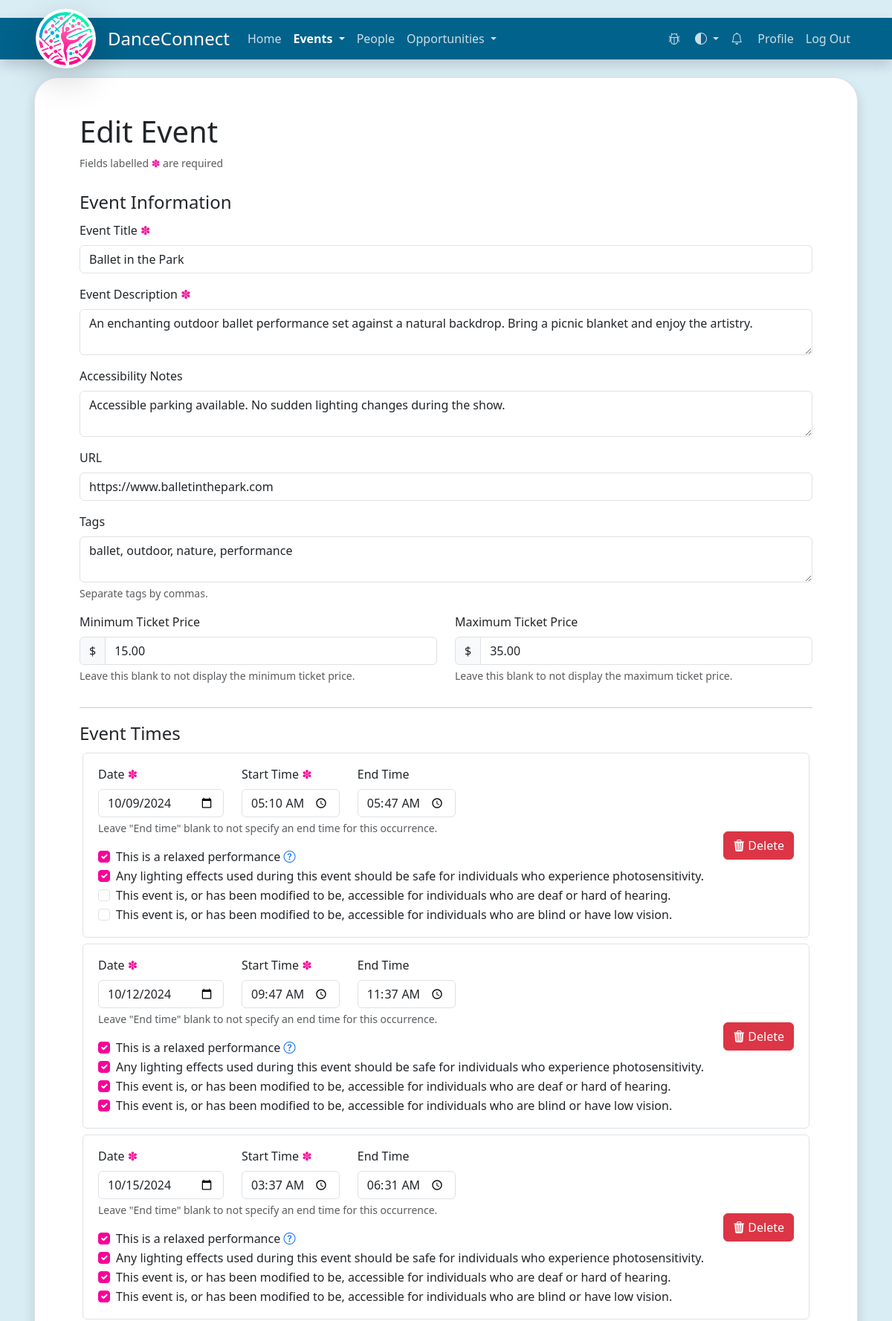
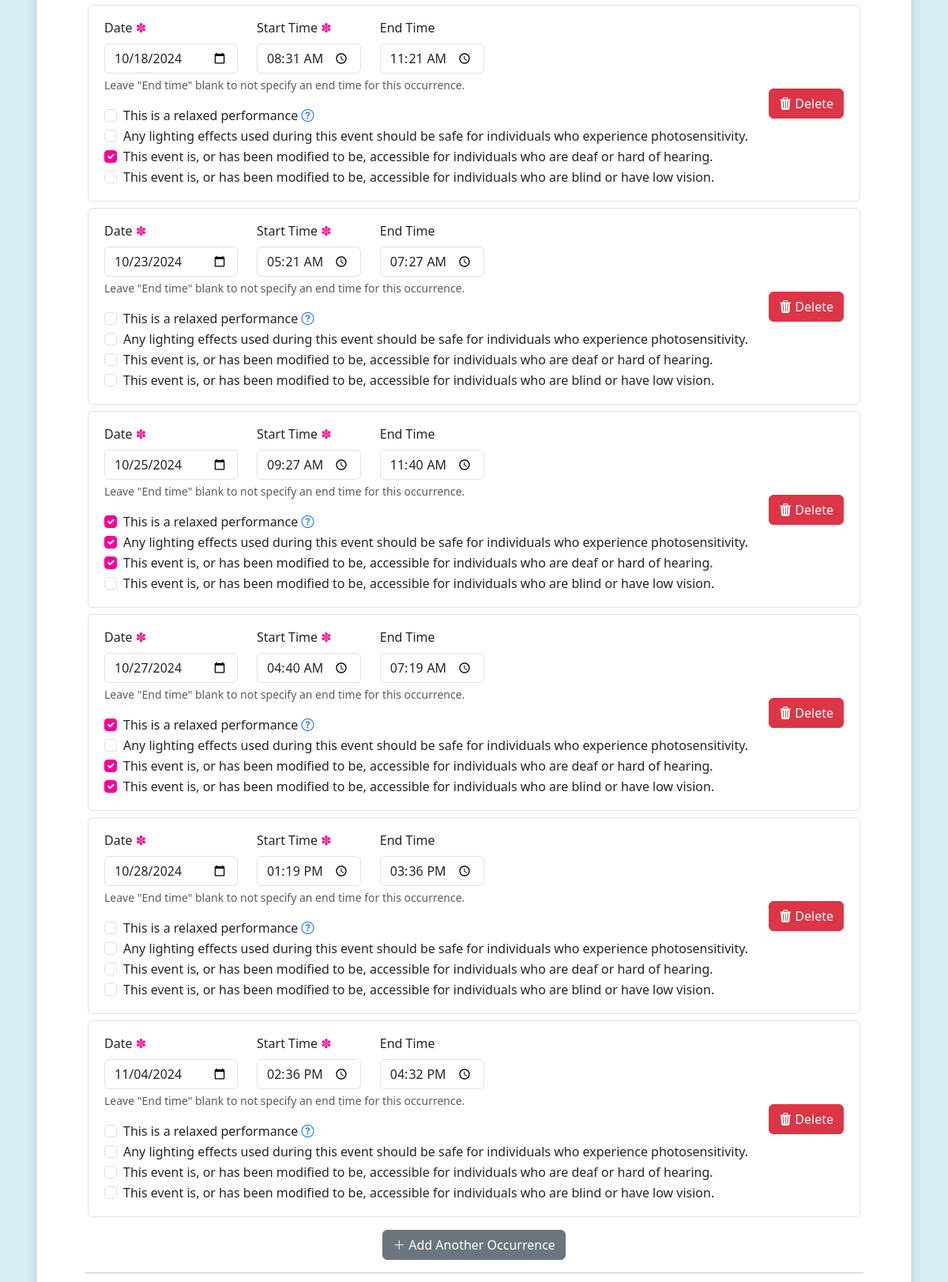
Screenshot of /events/9/edit/ (signed in, upper part) with the database file from the repository (2 pictures, top to bottom).
### website/models/event/event.py (models this page shows, shortened)
class Event(db.Model):
    __tablename__ = "events"
    id: Mapped[int] = mapped_column(Integer, primary_key=True, nullable=False)
    organizer_id: Mapped[int] = mapped_column(
        Integer, ForeignKey('users.id'), nullable=False)
    organizer: Mapped["User"] = relationship(
        "User", back_populates="events_organized")
    title: Mapped[str]
    description: Mapped[str]
    url: Mapped[str]
    tags: Mapped[List['EventTag']] = relationship(
        'EventTag', secondary="event_tag_relationships", back_populates='events', cascade="all, delete")
    venue_name: Mapped[str]
    venue_address: Mapped[str]
    venue_is_mobility_aid_accessible: Mapped[bool] = mapped_column(Boolean)
    accessibility_notes: Mapped[str]
    min_ticket_price: Mapped[Optional[float]]
    max_ticket_price: Mapped[Optional[float]]
    occurrences: Mapped[List['EventOccurrence']] = relationship(
        'EventOccurrence', back_populates='event', order_by="asc(EventOccurrence.start_time)", cascade="all, delete-orphan")
    contributors: Mapped[List['User']] = relationship(
        'User', secondary="event_contributors", back_populates="events_contributed", viewonly=True)
    contributor_association: Mapped[List['EventContributor']] = relationship(
        'EventContributor', back_populates='event', cascade="all, delete-orphan")
    request_notifications: Mapped[List['EventRequestNotification']] = relationship(
        'EventRequestNotification', back_populates="event", cascade="all, delete-orphan")

### website/models/event/event_occurrence.py (models this page shows)
class EventOccurrence(db.Model):
    __tablename__ = "event_occurrences"
    id: Mapped[int] = mapped_column(Integer, primary_key=True)
    event_id: Mapped[int] = mapped_column(Integer, ForeignKey('events.id'))
    event: Mapped['Event'] = relationship(
        'Event', back_populates='occurrences')
    start_time: Mapped[datetime] = mapped_column(
        DateTime(timezone=True), nullable=False)
    end_time: Mapped[datetime] = mapped_column(
        DateTime(timezone=True), nullable=True)
    is_relaxed_performance: Mapped[bool]
    is_photosensitivity_friendly: Mapped[bool]
    is_hearing_accessible: Mapped[bool]
    is_visually_accessible: Mapped[bool]

### website/routes/ui/events.py (the view)
@events.route('/<int:event_id>/edit/', methods=['GET', 'POST'])
@login_required
def event_edit(event_id: int):
    event = get_event(event_id).get("data")
    if event.organizer != current_user:
        flash('You are not the organizer of this event.', category='error')
        return redirect(url_for('events.event_details', event_id=event_id))
    if request.method == 'POST':
        form = session.pop('form_data', None) or request.form
        title = form.get('title')
        description = form.get('description')
        url = form.get('url')
        tags = form.get('tags')
        venue_name = form.get('venue_name')
        venue_address = form.get('venue_address')
        venue_is_mobility_aid_accessible = form.get(
            'venue_is_mobility_aid_accessible')
        accessibility_notes = form.get('accessibility_notes')
        OccurrenceTuple = namedtuple("Occurrence", ["start_time", "end_time", "is_relaxed_performance",
                                                    "is_photosensitivity_friendly", "is_hearing_accessible", "is_visually_accessible"])
        occurrences = []
        for i in range(0, int(form.get("num_occurrences")) + 1):
            start_time = datetime.strptime(
                f"{form.get(f'occurrence-{i}-date')} {form.get(f'occurrence-{i}-start-time')}", "%Y-%m-%d %H:%M")
            end_time = datetime.strptime(f"{form.get(f'occurrence-{i}-date')} {form.get(f'occurrence-{i}-end-time')}",
                                         "%Y-%m-%d %H:%M") if form.get(f'occurrence-{i}-end-time') != "" else None
            is_relaxed_performance = form.get(
                f'occurrence-{i}-is-relaxed-performance')
            is_photosensitivity_friendly = form.get(
                f'occurrence-{i}-is-photosensitivity-friendly')
            is_hearing_accessible = form.get(
                f'occurrence-{i}-is-hearing-accessible')
            is_visually_accessible = form.get(
                f'occurrence-{i}-is-visually-accessible')
            occurrences.append(OccurrenceTuple(start_time, end_time, is_relaxed_performance,
                               is_photosensitivity_friendly, is_hearing_accessible, is_visually_accessible))
        try:
            min_ticket_price = float(form.get('min_ticket_price'))
        except Exception:
            min_ticket_price = None
        try:
            max_ticket_price = float(form.get('max_ticket_price'))
        except Exception:
            max_ticket_price = None
        tag_list = list()
        if tags is not None and tags != "":
            for tag in tags.split(","):
                tag_list.append(tag.strip())
        response = update_event(
            event=event,
            title=title,
            description=description,
            url=url,
            tags=tag_list,
            venue_name=venue_name,
            venue_address=venue_address,
            venue_is_mobility_aid_accessible=bool(
                venue_is_mobility_aid_accessible),
            accessibility_notes=accessibility_notes,
            min_ticket_price=min_ticket_price,
            max_ticket_price=max_ticket_price,
            occurrences=occurrences,
            commit_db_after_update=True
        )
        if (response["status_code"] == 200):
            flash('Event updated!', category='success')
            return redirect(url_for('events.event_details', event_id=event_id))
        else:
            flash(response["message"], category=response["response_type"])
            session['form_data'] = request.form
    else:
        title = event.title
        description = event.description
        url = event.url
        tag_list = ", ".join([tag.name for tag in event.tags])
        venue_name = event.venue_name
        venue_address = event.venue_address
        venue_is_mobility_aid_accessible = f"{event.venue_is_mobility_aid_accessible}"
        accessibility_notes = event.accessibility_notes
        min_ticket_price = event.min_ticket_price
        max_ticket_price = event.max_ticket_price
        occurrences = event.occurrences
    event_form = CreateEventForm()
    event_form.title.data = title
    event_form.description.data = description
    event_form.url.data = url
    event_form.tags.data = tag_list
    event_form.venue_name.data = venue_name
    event_form.venue_address.data = venue_address
    event_form.venue_is_mobility_aid_accessible.data = venue_is_mobility_aid_accessible
    event_form.accessibility_notes.data = accessibility_notes
    event_form.min_ticket_price.data = min_ticket_price
    event_form.max_ticket_price.data = max_ticket_price
    new_occurrences = []
    for occurrence in occurrences:
        occurrence_form = CreateEventOccurrenceForm()
        occurrence_form.date.data = occurrence.start_time
        occurrence_form.start_time.data = occurrence.start_time
        occurrence_form.end_time.data = occurrence.end_time
        occurrence_form.is_relaxed_performance.data = occurrence.is_relaxed_performance
        occurrence_form.is_photosensitivity_friendly.data = occurrence.is_photosensitivity_friendly
        occurrence_form.is_hearing_accessible.data = occurrence.is_hearing_accessible
        occurrence_form.is_visually_accessible.data = occurrence.is_visually_accessible
        new_occurrences.append(occurrence_form)
    event_form.num_occurrences.data = len(occurrences) - 1
    return render_template("create-event.html", user=current_user, event_form=event_form, occurrences=new_occurrences, edit=True, event_id=event_id)

### website/__init__.py (called while the page is built)
def json_response(status_code: int, message: str, data: Any = None):
    if status_code < 200:
        response_type = "information"
    elif status_code < 300:
        response_type = "success"
    elif status_code < 400:
        response_type = "redirect"
    else:
        response_type = "error"
    output = {
        "response_type": response_type,
        "status_code": status_code,
        "message": message,
        "data": data
    }
    return output

### website/orm/event/event.py (called while the page is built)
def get_event(id: int):
    event = db.session.query(Event).get(id)
    if event is None:
        return json_response(404, "Event not found.", None)
    return json_response(200, "Event found.", event)

### website/templates/create-event.html (shortened to what this page needs)
{% extends "base.html" %}
{% block content %}
<div class="container">
    <div class="page-header mb-3">
        <h1>{{ "Edit Event" if edit else "Create Event" }}</h1>
        <div class="form-text">Fields labelled <label class="required"></label> are required</div>
    </div>
    <form autocomplete="off" method="POST"
        action="{{ url_for('events.event_edit', event_id=event_id) if edit else url_for('events.create_event_submit') }}">
        <fieldset class="form-group mb-3">
            <legend>Event Information</legend>
            <div class="form-group mb-3">
                {{ event_form.title.label(class_="form-label required") }}
                {{ event_form.title() }}
            </div>
            <div class="form-group mb-3">
                {{ event_form.description.label(class_="form-label required") }}
                {{ event_form.description() }}
            </div>
            <div class="form-group mb-3">
                {{ event_form.accessibility_notes.label() }}
                {{ event_form.accessibility_notes() }}
            </div>
            <div class="form-group mb-3">
                {{ event_form.url.label() }}
                {{ event_form.url() }}
            </div>
            <div class="form-group mb-3">
                {{ event_form.tags.label() }}
                {{ event_form.tags() }}
                <div id="tags-help-block" class="form-text">{{ event_form.tags.description }}</div>
            </div>
            <div class="form-group mb-3">
                <div class="row">
                    <div class="col-lg-6">
                        {{ event_form.min_ticket_price.label() }}
                        <div class="input-group">
                            <span class="input-group-text">$</span>
                            {{ event_form.min_ticket_price() }}
                        </div>
                        <div id="min-ticket-price-help-block" class="form-text">{{ event_form.min_ticket_price.description }}</div>
                    </div>
                    <div class="col-lg-6">
                        {{ event_form.max_ticket_price.label() }}
                        <div class="input-group">
                            <span class="input-group-text">$</span>
                            {{ event_form.max_ticket_price() }}
                        </div>
                        <div id="max-ticket-price-help-block" class="form-text">{{ event_form.max_ticket_price.description }}</div>
                    </div>
                </div>
            </div>
        </fieldset>
        <hr />
        <fieldset class="form-group mb-3">
            <legend>Event Times</legend>
            <div id="occurrences" class="form-group mb-3">
                {% from "macros.html" import create_event_occurrence %}
                {% for occurrence in occurrences %}
                <div id="occurrence-{{ loop.index0 }}" class="occurrence">
                    {{ create_event_occurrence(occurrence=occurrence, occurrence_number=loop.index0) }}
                </div>
                {% endfor %}
            </div>
            <div class="form-group row justify-content-center">
                <div class="col-auto">
                    <button type="button" id="add_occurrence_btn" class="btn btn-secondary">
                        <i class="bi bi-plus-lg"></i>
                        Add Another Occurrence
                    </button>
                </div>
            </div>
        </fieldset>
        <hr />
    </form>
</div>
{% endblock %}

### website/static/style/base.css (style rules this page uses)
:root { --pink: #f90096; --dark-pink: #ab274f; --nav-background: #01628B; --nav-highlight: #43a5cf; --background-blue: 217, 237, 245; --filters-background: #f8f9fa; scroll-behavior: smooth; }
body { background-color: rgb(var(--background-blue)); }
.form-check-input:checked { background-color: var(--pink); border-color: var(--pink); }
label.required:after { content: " ✽ "; color: var(--pink); }

### rows the page displays
Event: title "Ballet in the Park", description "An enchanting outdoor ballet performance set against a natural backdrop. Bring a picnic blanket and enjoy the artistry.", accessibility_notes "Accessible parking available. No sudden lighting changes during the show.", url "https://www.balletinthepark.com", min_ticket_price "15.00", max_ticket_price "35.00"

### other values shown
{{ "Edit Event" if edit else "Create Event" }} "Edit Event"
{{ event_form.title.label(class_="form-label required") }} "Event Title"
{{ event_form.description.label(class_="form-label required") }} "Event Description"
{{ event_form.accessibility_notes.label() }} "Accessibility Notes"
{{ event_form.url.label() }} "URL"
{{ event_form.tags.label() }} "Tags"
{{ event_form.tags.description }} "Separate tags by commas."
{{ event_form.min_ticket_price.label() }} "Minimum Ticket Price"
{{ event_form.min_ticket_price.description }} "Leave this blank to not display the minimum ticket price."
{{ event_form.max_ticket_price.label() }} "Maximum Ticket Price"
{{ event_form.max_ticket_price.description }} "Leave this blank to not display the maximum ticket price."
